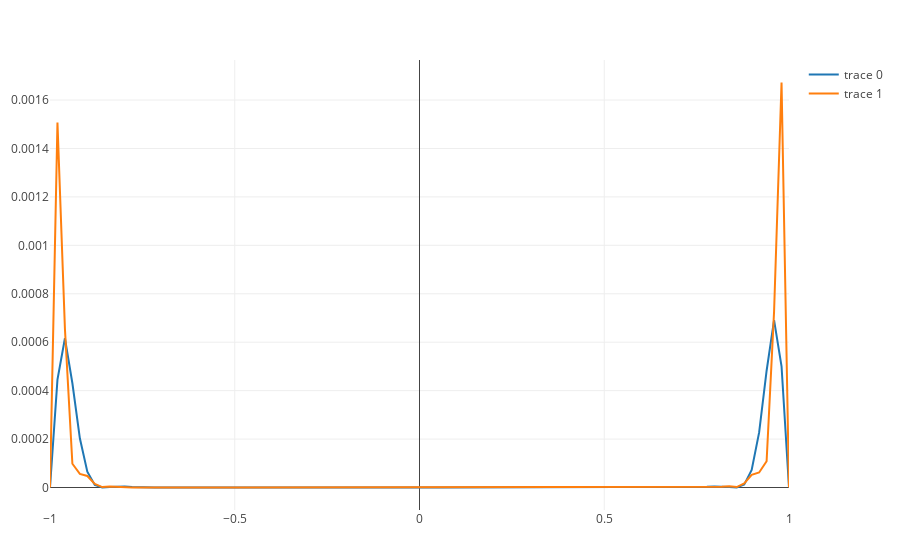

Write notebook code for a chart like this one.
### Code cell
t = run_polytest(15)
Plotly.plot([Plotly.scatter(x=domain, y=t[1]), Plotly.scatter(x=domain, y=t[2])])
